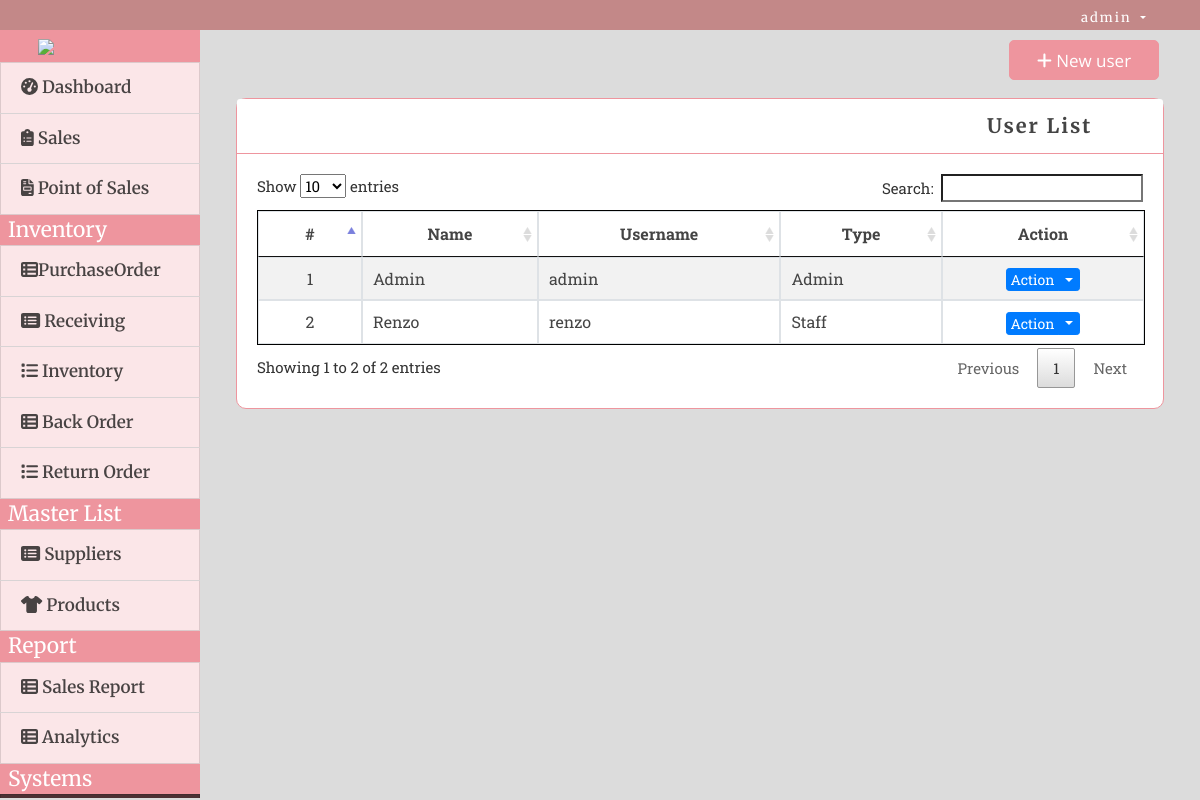
The app's page /index.php?page=users (signed in) with its own data.
### tables this page shows
CREATE TABLE `users` (
  `id` int(30) NOT NULL,
  `name` text NOT NULL,
  `username` varchar(200) NOT NULL,
  `password` text NOT NULL,
  `type` tinyint(1) NOT NULL COMMENT '1=Admin,2=Staff',
  `recovery_question` text DEFAULT NULL,
  `recovery_answer` text DEFAULT NULL
);

### users.php (the view, shortened to what this page needs)
<div class="container-fluid">
	<div class="row">
	<div class="col-lg-12">
			<button class="btn btn-primary float-right btn-sm"  style="border-radius:5px; width:150px; background-color:#ee959e; color:white; border-color:#ee959e; height:40px; padding-top:5px; font-size:17px; margin-right:20px; padding-top:2px;"  id="new_user"><i class="fa fa-plus"></i> New user</button>
	</div>
	</div>
	<br>
	<div class="col-lg-12">
		<div class="card ">
			<div class="card-header"><b>User List</b></div>
			<div class="card-body">
				<table class="table-striped table-bordered" style="border-color:black;">
			<thead>
				<tr>
					<th class="text-center">#</th>
					<th class="text-center">Name</th>
					<th class="text-center">Username</th>
					<th class="text-center">Type</th>
					<th class="text-center">Action</th>
				</tr>
			</thead>
			<tbody>
				<?php
 					include 'db_connect.php';
 					$type = array("","Admin","Staff","Alumnus/Alumna");
 					$users = $conn->query("SELECT * FROM users order by name asc");
 					$i = 1;
 					while($row= $users->fetch_assoc()):
				 ?>
				 <tr>
				 	<td class="text-center">
				 		<?php echo $i++ ?>
				 	</td>
				 	<td>
				 		<?php echo ucwords($row['name']) ?>
				 	</td>
				 	<td>
				 		<?php echo $row['username'] ?>
				 	</td>
				 	<td>
				 		<?php echo $type[$row['type']] ?>
				 	</td>
				 	<td>
				 		<center>
							<div class="btn-group" >
							  <button type="button"  class="btn btn-primary btn-sm">Action</button>
							  <button type="button"  class="btn btn-primary btn-sm dropdown-toggle dropdown-toggle-split" data-toggle="dropdown" aria-haspopup="true" aria-expanded="false">
							  </button>
							</div>
						</center>
				 	</td>
				 </tr>
				<?php endwhile; ?>
			</tbody>
		</table>
			</div>
		</div>
	</div>
</div>

### assets/css/style.css (style rules this page uses)
body { font-family: "Open Sans", sans-serif; color: #444444; width: 100%; height: calc(100%); font-size: 12px; }
.btn-sm { padding: .0001rem .2rem; }

### index.php (style rules this page uses)
body { background: #80808045; }

### users.php (style rules this page uses)
.card-header { font-size:20px; padding-left:750px; font-family:'Merriweather', serif; letter-spacing:2px; background-color:white; border-radius:10px; border-color:#ee959e; }
.card { border-color:#ee959e; font-family: 'Raleway', sans-serif; font-family: 'Roboto Slab', serif; border-radius:10px; font-size:15px; }
tr { font-size:16px; }
tbody { font-size:13px; }

### records on screen
users: name "Admin", username "admin", type "Admin"
users: name "Renzo", username "renzo", type "Staff"

### other values on screen
$_SESSION['login_name'] "admin"
